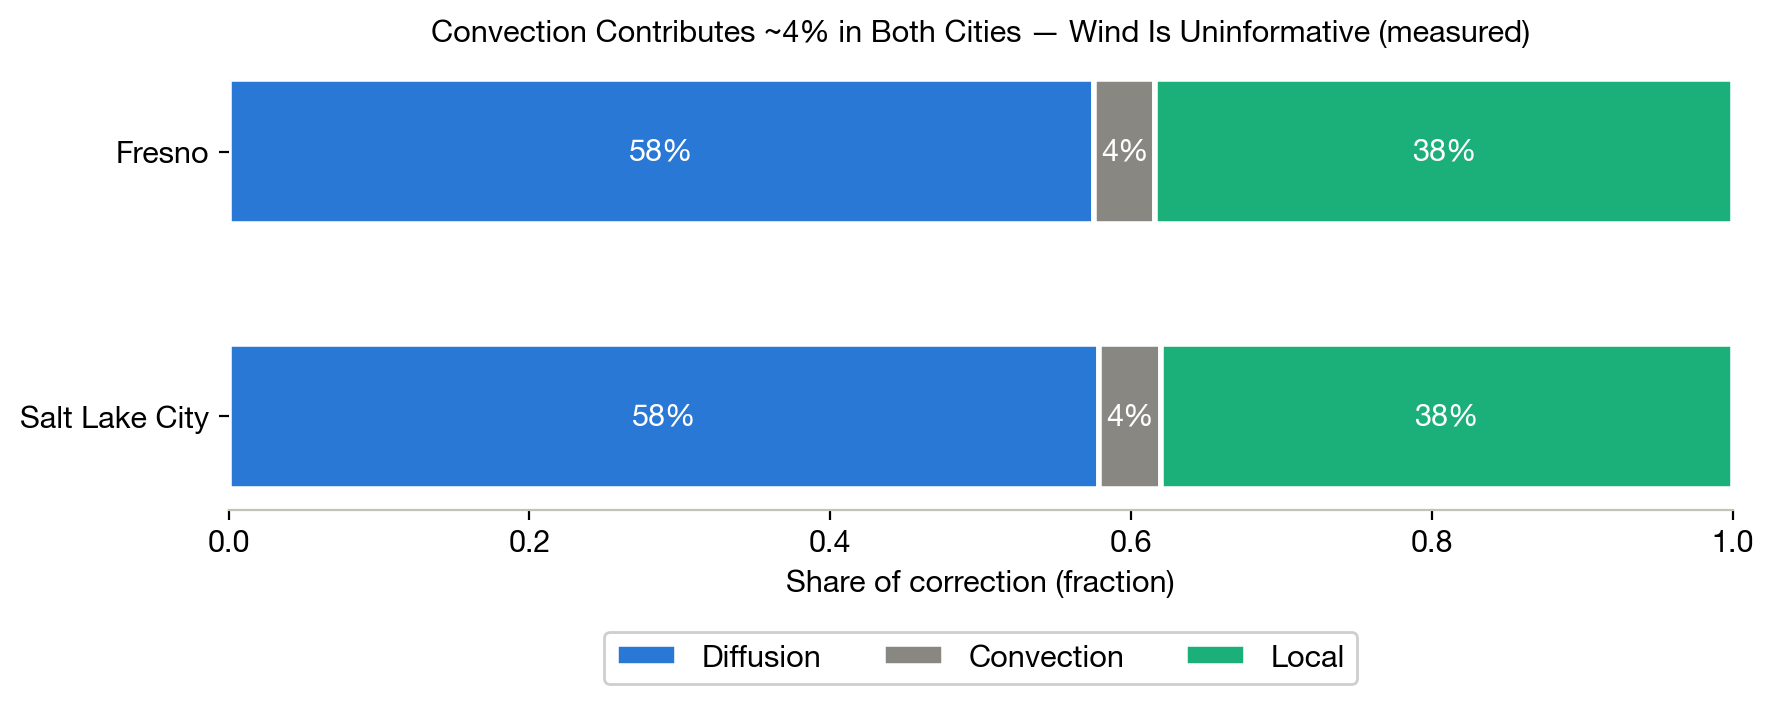

Generate this figure with Python:
"""Poster figure: convection near-zero contribution -> wind uninformative.

MEASURED fusion module shares from real eval runs (fusion_shares.json), captured
by poster-graphs/measure_fusion.py: the per-node softmax weights averaged over
every eval forward pass (3 seeds, 120 epochs). Column order [diffusion,
convection, local] matches model.py's active-module order.
"""
import json
import numpy as np
import matplotlib.pyplot as plt
from pathlib import Path
from _style import apply, FS
apply()

# --- EDIT TITLE HERE ---
TITLE = "Convection Contributes ~4% in Both Cities — Wind Is Uninformative (measured)"

shares = json.loads((Path(__file__).resolve().parent / "fusion_shares.json").read_text())
CITY_LABEL = {"fresno": "Fresno", "slc": "Salt Lake City"}
segs = ["Diffusion", "Convection", "Local"]
seg_keys = ["diffusion", "convection", "local"]
bars = [CITY_LABEL[c] for c in shares]
vals = np.array([[shares[c][k] for k in seg_keys] for c in shares])
COLORS = ["#2a78d6", "#898781", "#1baf7a"]  # convection = recessive gray
COLORS = ["#2a78d6", "#898781", "#1baf7a"]  # convection = recessive gray

fig, ax = plt.subplots(figsize=(9, 4))
y = np.arange(len(bars))
left = np.zeros(len(bars))
for j, (seg, color) in enumerate(zip(segs, COLORS)):
    w = vals[:, j]
    ax.barh(y, w, left=left, color=color, height=0.55,
            edgecolor="white", linewidth=2, zorder=3)
    for i in range(len(bars)):
        if w[i] > 0.03:
            ax.text(left[i] + w[i] / 2, y[i], f"{w[i]*100:.0f}%",
                    ha="center", va="center", fontsize=FS, color="white", zorder=4)
    left += w

ax.set_yticks(y)
ax.set_yticklabels(bars, fontsize=FS)
ax.invert_yaxis()
ax.set_xlim(0, max(1.0, left.max()))
ax.set_xlabel("Share of correction (fraction)", fontsize=FS)
ax.set_title(TITLE, fontsize=FS)
for s in ["top", "right", "left"]:
    ax.spines[s].set_visible(False)
ax.spines["bottom"].set_color("#c3c2b7")
ax.legend(segs, loc="lower center", bbox_to_anchor=(0.5, -0.42),
          ncol=3, fontsize=FS, frameon=True, framealpha=0.95)

fig.tight_layout()
out = "convection_contribution.png"
fig.savefig(out, dpi=200, bbox_inches="tight")
print(f"saved {out}")
